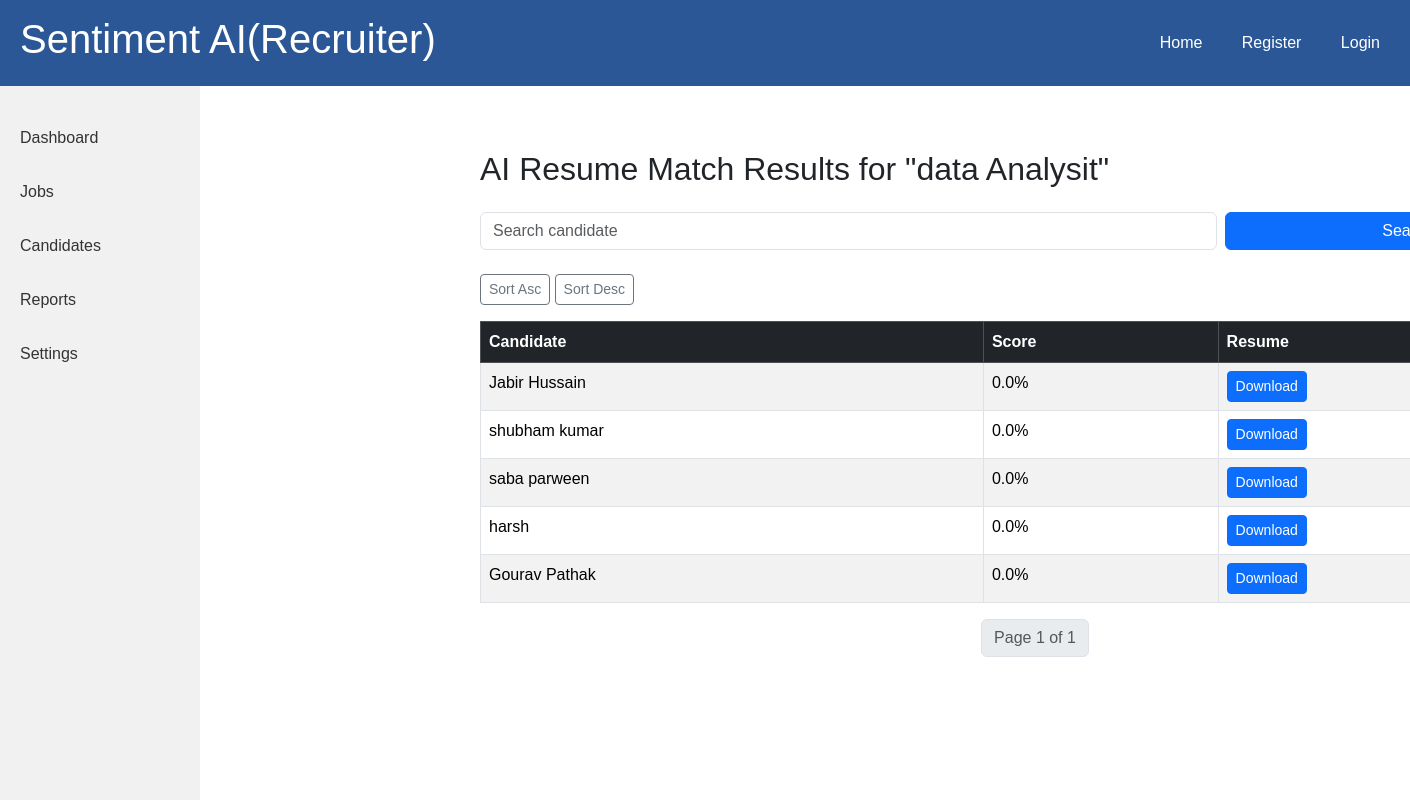
Page /ai/filter/1/ on the committed database.
### jobs/models.py (models this page shows, shortened)
class Job(models.Model):
    company = models.ForeignKey(CompanyProfile, on_delete=models.CASCADE, related_name='jobs')
    title = models.CharField(max_length=200)
    description = models.TextField()
    skills_required = models.TextField(help_text="Enter comma-separated skills, e.g. Python, Django, REST API")
    location = models.CharField(max_length=100)
    salary_range = models.CharField(max_length=100, blank=True, null=True)
    experience_required = models.CharField(max_length=100, blank=True, null=True)
    created_at = models.DateTimeField(default=timezone.now)
    is_active = models.BooleanField(default=True)
    class Meta:
        ordering = ['-created_at']
        verbose_name = "Job"
        verbose_name_plural = "Jobs"

### accounts/models.py (models this page shows, shortened)
class CandidateProfile(models.Model):
    user = models.OneToOneField(User, on_delete=models.CASCADE, related_name='candidate_profile')
    full_name = models.CharField(max_length=200)
    resume = models.FileField(upload_to='resumes/', blank=True, null=True)
    skills = models.TextField(help_text="Comma-separated list of skills", blank=True)
    education = models.CharField(max_length=255, blank=True)
    experience = models.CharField(max_length=255, blank=True, help_text="Example: 2 years in Python Development")

### ai_engine/views.py (the view)
# urls.py: path('filter/<int:job_id>/', views.filter_resumes, name='filter_resumes'),
def filter_resumes(request, job_id):
    job = get_object_or_404(Job, id=job_id)
    candidates = CandidateProfile.objects.filter(resume__isnull=False)
    resumes = []
    for cand in candidates:
        resume_text = extract_text_from_resume(cand.resume.path)
        score = match_resume_to_job(job.description + " " + job.skills_required, resume_text)
        resumes.append({
            "candidate": cand,
            "score": score,
            "applied_at": cand.user.date_joined,
        })
    query = request.GET.get("q", "")
    if query:
        resumes = [
            m for m in resumes
            if query.lower() in m["candidate"].full_name.lower()
        ]
    sort_order = request.GET.get("sort", "desc")
    if sort_order == "asc":
        resumes.sort(key=lambda x: x["score"])
    else:
        resumes.sort(key=lambda x: x["score"], reverse=True)
    paginator = Paginator(resumes, 5)  # 5 results per page
    page_number = request.GET.get("page")
    page_obj = paginator.get_page(page_number)
    return render(request, 'ai_engine/match_results.html', {
        "job": job,
        "page_obj": page_obj,
        "query": query,
        "sort_order": sort_order,
    })

### ai_engine/utils.py (called while the page is built, shortened)
def extract_text_from_resume(file_path):
    text = ""
    try:
        if file_path.lower().endswith('.pdf'):
            with open(file_path, 'rb') as f:
                reader = PyPDF2.PdfReader(f)
                for page in reader.pages:
                    text += page.extract_text() or ""
        elif file_path.lower().endswith('.docx'):
            text = docx2txt.process(file_path) or ""
        elif file_path.lower().endswith('.txt'):
            with open(file_path, 'r', encoding='utf-8') as f:
                text = f.read()
    except Exception as e:
        print(f"[ERROR] Reading resume failed:", e)
        return ""
    text = re.sub(r"\s+", " ", text)
    return text.strip()

def match_resume_to_job(job_skills, resume_text):
    if not job_skills or not resume_text:
        return 0.0

### ai_engine/templates/ai_engine/match_results.html (shortened to what this page needs)
{% extends "base.html" %}
{% block content %}
<div class="container mt-4">
    <h2 class="mb-4">AI Resume Match Results for "{{ job.title }}"</h2>
    <form method="get" class="row g-2 mb-4">
        <div class="col-8">
            <input type="text" name="q" class="form-control" placeholder="Search candidate"
                   value="{{ query }}">
        </div>
        <div class="col-4">
            <button class="btn btn-primary w-100">Search</button>
        </div>
    </form>
    <div class="mb-3">
        <a href="?sort=asc&q={{ query }}" class="btn btn-outline-secondary btn-sm">Sort Asc</a>
        <a href="?sort=desc&q={{ query }}" class="btn btn-outline-secondary btn-sm">Sort Desc</a>
    </div>
    <table class="table table-bordered table-striped">
        <thead class="table-dark">
            <tr>
                <th>Candidate</th>
                <th>Score</th>
                <th>Resume</th>
            </tr>
        </thead>
        <tbody>
        {% for m in page_obj %}
            <tr>
                <td>{{ m.candidate.full_name }}</td>
                <td>{{ m.score }}%</td>
                <td>
                    <a href="{{ m.candidate.resume.url }}" class="btn btn-sm btn-primary">Download</a>
                </td>
            </tr>
        {% empty %}
            <tr><td colspan="3" class="text-center">No matches found</td></tr>
        {% endfor %}
        </tbody>
    </table>
    <nav>
        <ul class="pagination justify-content-center">
            <li class="page-item disabled">
                <span class="page-link">
                    Page {{ page_obj.number }} of {{ page_obj.paginator.num_pages }}
                </span>
            </li>
        </ul>
    </nav>
</div>
{% endblock %}

### templates/base.html (style rules this page uses)
body { font-family: Arial, sans-serif; margin: 0; padding: 0; display: flex; flex-direction: column; }
.container { margin-left: 220px; padding: 20px; flex: 1; }

### rows in the picture
Job: title "data Analysit"
CandidateProfile: candidate.full_name "Jabir Hussain", score "0.0"
CandidateProfile: candidate.full_name "shubham kumar", score "0.0"
CandidateProfile: candidate.full_name "saba parween", score "0.0"
CandidateProfile: candidate.full_name "harsh", score "0.0"
CandidateProfile: candidate.full_name "Gourav Pathak", score "0.0"

### other values in the picture
{{ page_obj.number }} "1"
{{ page_obj.paginator.num_pages }} "1"
